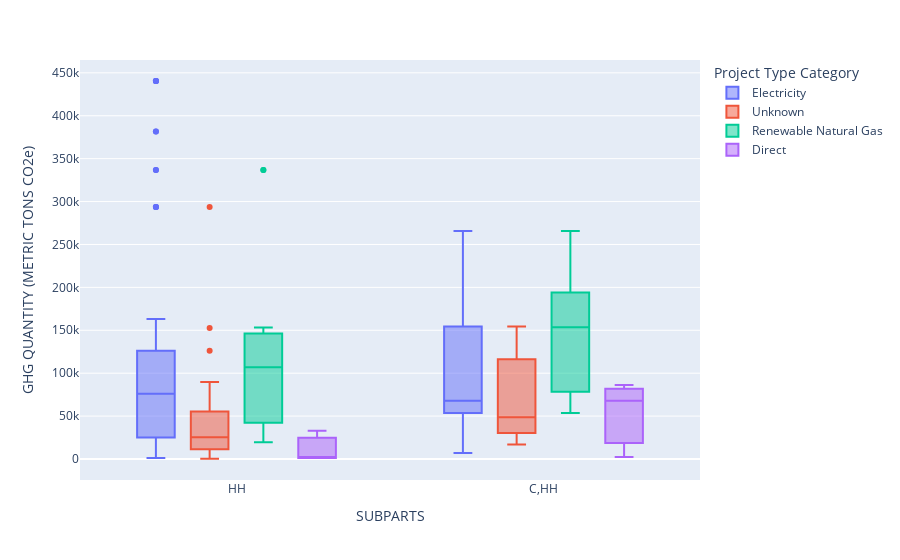

The notebook cell this image was saved under:
### Code cell
import plotly.express as px
fig = px.box(Top10,x='SUBPARTS',y='GHG QUANTITY (METRIC TONS CO2e)', color='Project Type Category')
fig.show()

### Figure 1 — Plotly figure (JSON) as saved in the notebook; plotly's stock layout.template omitted (floating-point values rounded to 4 significant figures; data arrays with more than 128 entries replaced by an {"elided": "..."} marker saying what was removed)
{"data": [{"alignmentgroup": "True", "hovertemplate": "Project Type Category=Electricity<br>SUBPARTS=%{x}<br>GHG QUANTITY (METRIC TONS CO2e)=%{y}<extra></extra>", "legendgroup": "Electricity", "marker": {"color": "#636efa"}, "name": "Electricity", "notched": false, "offsetgroup": "Electricity", "orientation": "v", "showlegend": true, "type": "box", "x": {"elided": "138 str values"}, "x0": " ", "xaxis": "x", "y": {"elided": "138 int values"}, "y0": " ", "yaxis": "y"}, {"alignmentgroup": "True", "hovertemplate": "Project Type Category=Unknown<br>SUBPARTS=%{x}<br>GHG QUANTITY (METRIC TONS CO2e)=%{y}<extra></extra>", "legendgroup": "Unknown", "marker": {"color": "#EF553B"}, "name": "Unknown", "notched": false, "offsetgroup": "Unknown", "orientation": "v", "showlegend": true, "type": "box", "x": ["HH", "HH", "C,HH", null, "HH", "C,HH", "C,HH", "HH", "HH", null, null, "HH", null, "HH", null, null, "C,HH", "HH", "C,HH", "HH", "HH", null, "C,HH", "HH", "HH", "HH", "HH", "C,HH", null, null, "C,HH", "HH", "HH", "HH", "C,HH", "HH", "C,HH", null, null, null, null, null, null, null, "HH", null, null, null, "HH", "HH", "HH", "HH", "HH", "HH", "HH", "HH", "HH"], "x0": " ", "xaxis": "x", "y": [26326, 37710, 51915, 0, 20200, 116149, 43847, 293642, 40427, 0, 0, 18680, 0, 816, 0, 0, 30230, 1950, 16837, 17273, 12493, 0, 119081, 10853, 34101, 70854, 12159, 63721, 0, 0, 154437, 3036, 89819, 126010, 21723, 24227, 45198, 0, 0, 0, 0, 0, 0, 0, 20272, 0, 0, 0, 36094, 174, 4746, 28806, 69847, 5799, 45529, 65257, 152566], "y0": " ", "yaxis": "y"}, {"alignmentgroup": "True", "hovertemplate": "Project Type Category=Renewable Natural Gas<br>SUBPARTS=%{x}<br>GHG QUANTITY (METRIC TONS CO2e)=%{y}<extra></extra>", "legendgroup": "Renewable Natural Gas", "marker": {"color": "#00cc96"}, "name": "Renewable Natural Gas", "notched": false, "offsetgroup": "Renewable Natural Gas", "orientation": "v", "showlegend": true, "type": "box", "x": ["C,HH", "C,HH", "C,HH", "HH", "HH", "HH", "HH", "HH", "HH", "HH", "HH", "C,HH", "HH", "HH", "HH", "C,HH", "C,HH", "C,HH"], "x0": " ", "xaxis": "x", "y": [110384, 153519, 153519, 48484, 21144, 40041, 92908, 336678, 336678, 125026, 106841, 265776, 153207, 19513, 121885, 67765, 207722, 53546], "y0": " ", "yaxis": "y"}, {"alignmentgroup": "True", "hovertemplate": "Project Type Category=Direct<br>SUBPARTS=%{x}<br>GHG QUANTITY (METRIC TONS CO2e)=%{y}<extra></extra>", "legendgroup": "Direct", "marker": {"color": "#ab63fa"}, "name": "Direct", "notched": false, "offsetgroup": "Direct", "orientation": "v", "showlegend": true, "type": "box", "x": ["HH", null, null, "HH", "HH", "C,HH", "C,HH", "C,HH"], "x0": " ", "xaxis": "x", "y": [32829, 0, 0, 1091, 1091, 67765, 86374, 2403], "y0": " ", "yaxis": "y"}], "layout": {"boxmode": "group", "legend": {"title": {"text": "Project Type Category"}, "tracegroupgap": 0}, "margin": {"t": 60}, "xaxis": {"anchor": "y", "domain": [0, 1], "title": {"text": "SUBPARTS"}}, "yaxis": {"anchor": "x", "domain": [0, 1], "title": {"text": "GHG QUANTITY (METRIC TONS CO2e)"}}}}
